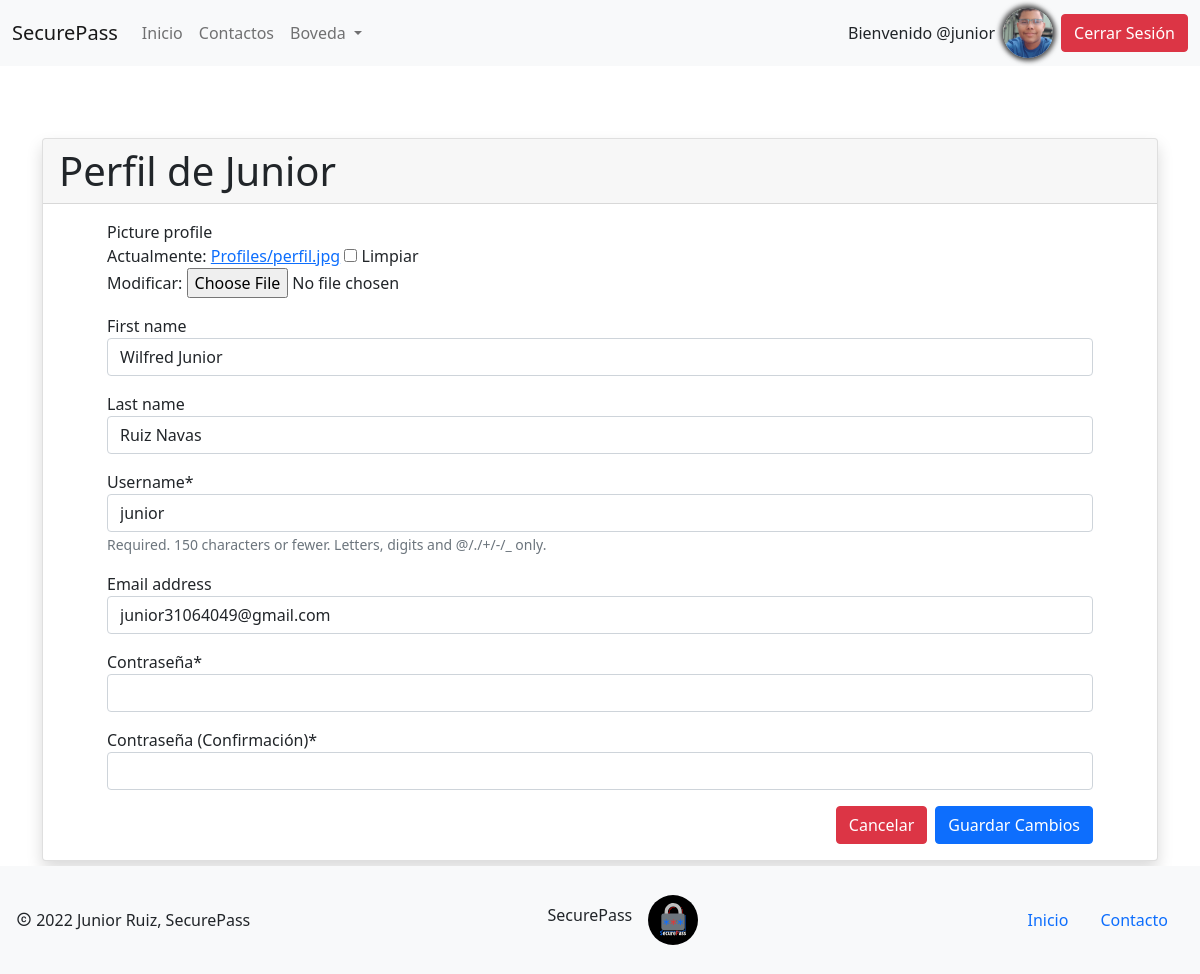
Before: /edit/junior/ (signed in) with the older database file.
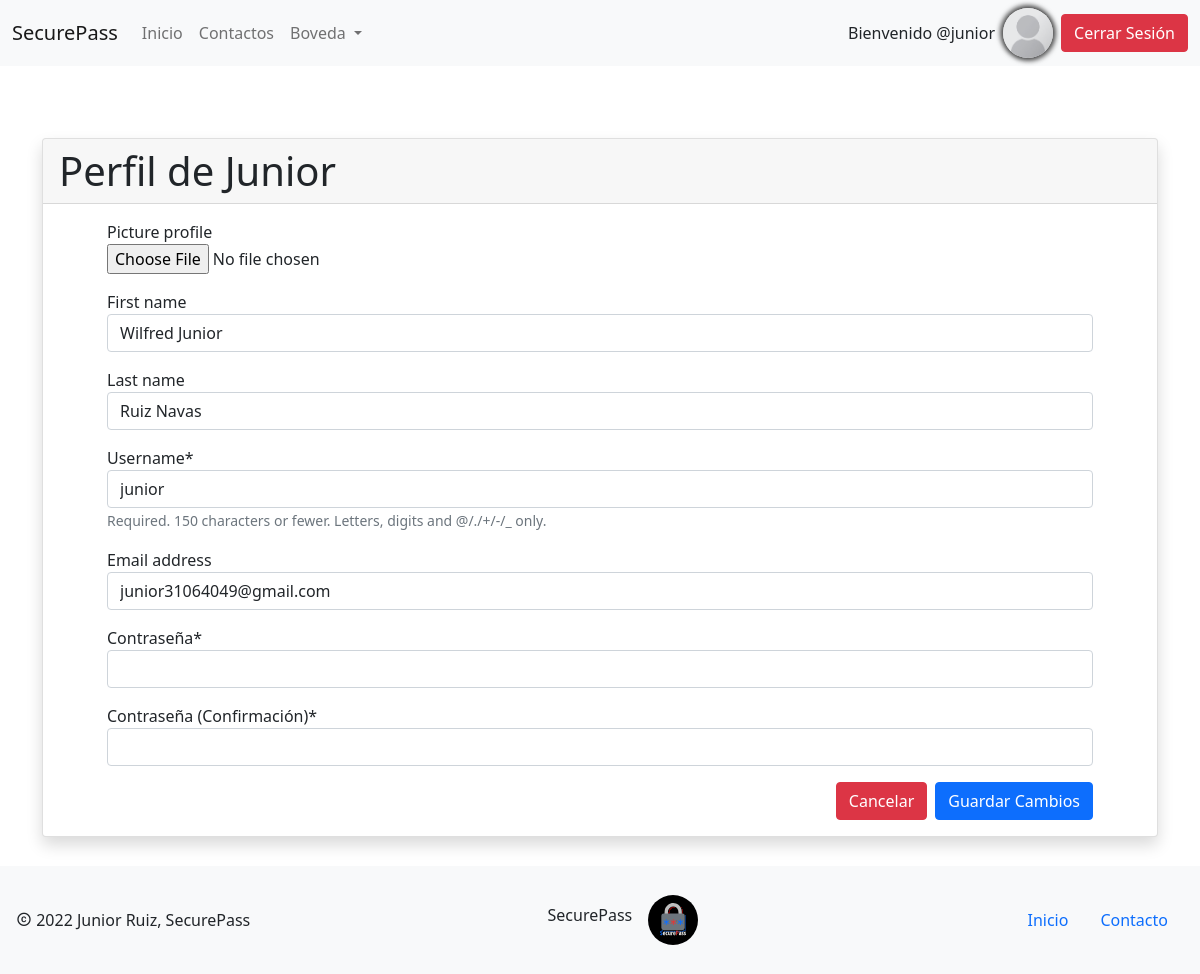
After: the same page with the newer database file.
### app/models.py (models this page shows)
class CreationUser(AbstractUser):
    picture_profile = models.ImageField(upload_to='Profiles', null=True, blank=True)
    def get_image(self):
        if self.picture_profile:
            return '{}{}'.format(settings.MEDIA_URL, self.picture_profile)
        else:
            pass

### app/views.py (the view, shortened to what this page needs)
# urls.py: path('edit/<username>/', editProfile, name='editProfile'),
@login_required
def editProfile(request, username):
    user = get_object_or_404(CreationUser, username=username)
    passwords = CreatePassword.objects.filter(username=username)
    data = {
        'form': CreationUserForm(instance=user),
        'user': user
    }
    return render(request, 'app/editProfile.html', data)

### app/forms.py
class CreationUserForm(UserCreationForm):
    picture_profile = forms.ImageField(required=False)
    username = forms.TextInput()
    email = forms.EmailInput()
    password1 = forms.CharField(label='Contraseña', widget=forms.PasswordInput)
    password2 = forms.CharField(label='Contraseña (Confirmación)', widget=forms.PasswordInput)
    class Meta:
        model = CreationUser
        fields = ['picture_profile', 'first_name', 'last_name', 'username', 'email', 'password1', 'password2']
        exclude = ['last_origin', 'is_superuser', 'is_staff', 'is_active', 'date_joined']

### app/templates/app/editProfile.html (shortened to what this page needs)
{% extends 'app/base.html' %}
{% load static %}
{% load crispy_forms_tags %}
{% block content %}
<br><br><br>
<div class="card shadow">
<h1 class="card-header">Perfil de {{user.username | title}}</h1>
    <div class="card-body">
        <form action="" method="post" class="d-flex flex-column gap-3 px-5">
            {{ form | crispy }}
            <div class="container-buttons d-flex gap-2 justify-content-end">
                <button type="button" class="btn btn-danger">
                    <a href="{% url 'profile' user.username %}" class="text-decoration-none text-white">Cancelar</a>
                </button>
                <button type="submit" class="btn btn-primary">Guardar Cambios</button>
            </div>
        </form>
    </div>
</div>
{% endblock %}

### app/templates/app/base.html (shortened to what this page needs)
{% load static %}
<!DOCTYPE html>
<html lang="en">
<head>
    <link rel="stylesheet" href="{% static 'app/css/base.css' %}">
    <link rel="stylesheet" href="{% static 'app/imagenes/iconos-contactos/style.css' %}">
    <link href="https://cdn.jsdelivr.net/npm/bootstrap@5.1.3/dist/css/bootstrap.min.css" rel="stylesheet">
</head>
<body>
    <nav class="navbar navbar-expand-lg navbar-light bg-light">
        <div class="container-fluid">
          <a class="navbar-brand" href="{% url 'home' %}">SecurePass</a>
          <div class="collapse navbar-collapse" id="navbarSupportedContent">
            <ul class="navbar-nav me-auto mb-2 mb-lg-0">
              <li class="nav-item">
                <a class="nav-link" aria-current="page" href="{% url 'home' %}">Inicio</a>
              </li>
              <li class="nav-item">
                <a class="nav-link" href="{% url 'contactos' %}">Contactos</a>
              </li>
              {% if user.is_authenticated %}
              <li class="nav-item dropdown">
                <a class="nav-link dropdown-toggle" href="#" id="navbarDropdown" role="button" data-bs-toggle="dropdown" aria-expanded="false">
                  Boveda
                </a>
              </li>
              {% endif %}
            </ul>
            <div class="d-flex flex-row gap-2 align-items-center">
                {% if user.is_authenticated %}
                <p class="username mb-0">
                  Bienvenido @{{user.username}}
                </p>
                {% if user.picture_profile %}
                    <figure class="image_profile_header" style="background-image: url({{ user.get_image }});">
                    </figure>
                {% else %}
                    <figure class="image_profile_header" style="background-image: url({% static 'app/imagenes/anonymous-user.jpg' %});">
                    </figure>
                {% endif %}
                <a href="{% url 'logout' %}" class="text-light text-decoration-none">
                  <button type="button" class="btn btn-danger">Cerrar Sesión</button>
                </a>
                {% endif %}
            </div>
          </div>
        </div>
    </nav>
    <div class="container min-vh-100">
      {% block content %}
      {% endblock %}
    </div>
    <footer class="footer position-relative bottom-0 start-0 end-0 bg-light">
      <div class="sections d-flex justify-content-between align-items-center py-4 px-3">
        <section class="section derechos"><span class="icon-copyright"></span> 2022 Junior Ruiz, SecurePass</section>
        <section class="section logo navbar-brand">
          <h3 class="nameApp">SecurePass</h3>
          <figure class="img__logo"></figure>
        </section>
        <ul class="section menu d-flex mb-0 list-unstyled">
          <li class="nav-item">
            <a class="nav-link text-decoration-none" aria-current="page" href="{% url 'home' %}">Inicio</a>
          </li>
          <li class="nav-item">
            <a class="nav-link text-decoration-none" href="{% url 'contactos' %}">Contacto</a>
          </li>
        </ul>
      </div>
    </footer>
</body>
</html>

Changed rows visible on the page:
changed CreationUser "Junior": get_image: picture removed
Other visible differences:
form field form: "☐" → (not shown)
text no longer shown: "Picture profile Actualmente: Profiles/perfil.jpg Limpiar Modificar: First name Last name Username * Required. 150 characters or fewer. Letters, digits and @/./+/-/_ only. Email address Contraseña * Contraseña (Confirmación) *"
text now shown: "Picture profile First name Last name Username * Required. 150 characters or fewer. Letters, digits and @/./+/-/_ only. Email address Contraseña * Contraseña (Confirmación) *"
